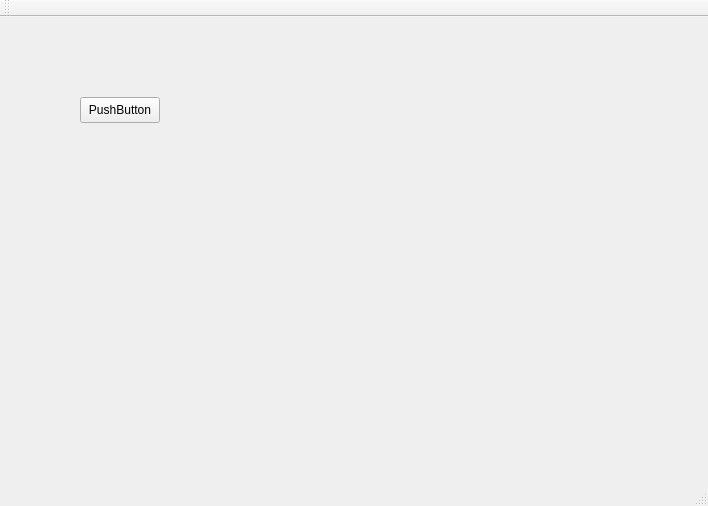
<?xml version="1.0" encoding="UTF-8"?>
<ui version="4.0">
 <class>MainWindow</class>
 <widget class="QMainWindow" name="MainWindow">
  <property name="geometry">
   <rect>
    <x>0</x>
    <y>0</y>
    <width>708</width>
    <height>506</height>
   </rect>
  </property>
  <property name="windowTitle">
   <string>MainWindow</string>
  </property>
  <widget class="QWidget" name="centralWidget">
   <widget class="QPushButton" name="pushButton">
    <property name="geometry">
     <rect>
      <x>80</x>
      <y>80</y>
      <width>80</width>
      <height>26</height>
     </rect>
    </property>
    <property name="text">
     <string>PushButton</string>
    </property>
   </widget>
  </widget>
  <widget class="QMenuBar" name="menuBar">
   <property name="geometry">
    <rect>
     <x>0</x>
     <y>0</y>
     <width>708</width>
     <height>23</height>
    </rect>
   </property>
  </widget>
  <widget class="QToolBar" name="mainToolBar">
   <attribute name="toolBarArea">
    <enum>TopToolBarArea</enum>
   </attribute>
   <attribute name="toolBarBreak">
    <bool>false</bool>
   </attribute>
  </widget>
  <widget class="QStatusBar" name="statusBar"/>
 </widget>
 <layoutdefault spacing="6" margin="11"/>
 <resources/>
 <connections/>
</ui>
